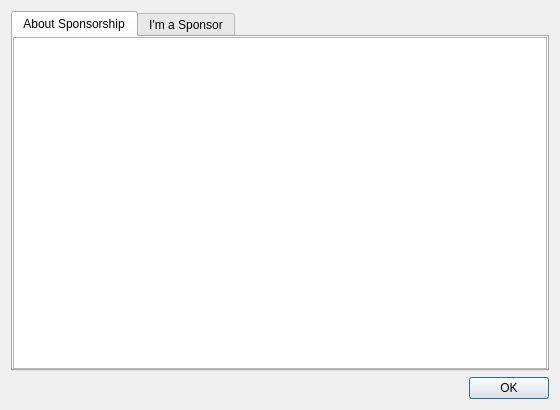
<?xml version="1.0" encoding="UTF-8"?>
<ui version="4.0">
 <class>SponsorDialog</class>
 <widget class="QDialog" name="SponsorDialog">
  <property name="geometry">
   <rect>
    <x>0</x>
    <y>0</y>
    <width>560</width>
    <height>410</height>
   </rect>
  </property>
  <property name="windowTitle">
   <string>Sponsor</string>
  </property>
  <layout class="QVBoxLayout" name="verticalLayout">
   <item>
    <widget class="QTabWidget" name="tabs">
     <property name="currentIndex">
      <number>0</number>
     </property>
     <widget class="QWidget" name="aboutTab">
      <attribute name="title">
       <string>About Sponsorship</string>
      </attribute>
      <layout class="QVBoxLayout" name="aboutLayout">
       <property name="leftMargin">
        <number>0</number>
       </property>
       <property name="topMargin">
        <number>0</number>
       </property>
       <property name="rightMargin">
        <number>0</number>
       </property>
       <property name="bottomMargin">
        <number>0</number>
       </property>
       <item>
        <widget class="QTextBrowser" name="aboutBrowser">
         <property name="openExternalLinks">
          <bool>true</bool>
         </property>
        </widget>
       </item>
      </layout>
     </widget>
     <widget class="QWidget" name="licenseTab">
      <attribute name="title">
       <string>I'm a Sponsor</string>
      </attribute>
      <layout class="QVBoxLayout" name="licenseTabLayout">
       <item>
        <widget class="QLabel" name="statusLabel">
         <property name="text">
          <string notr="true">placeholder</string>
         </property>
         <property name="wordWrap">
          <bool>true</bool>
         </property>
        </widget>
       </item>
       <item>
        <widget class="QWidget" name="licenseInfoWidget" native="true">
         <layout class="QFormLayout" name="licenseForm">
          <item row="0" column="0">
           <widget class="QLabel" name="licenseeLabel">
            <property name="text">
             <string>Licensee:</string>
            </property>
           </widget>
          </item>
          <item row="0" column="1">
           <widget class="QLabel" name="licenseeValue">
            <property name="textInteractionFlags">
             <set>Qt::TextInteractionFlag::TextSelectableByMouse</set>
            </property>
            <property name="text">
             <string notr="true">placeholder</string>
            </property>
           </widget>
          </item>
          <item row="1" column="0">
           <widget class="QLabel" name="emailLabel">
            <property name="text">
             <string>Email:</string>
            </property>
           </widget>
          </item>
          <item row="1" column="1">
           <widget class="QLabel" name="emailValue">
            <property name="textInteractionFlags">
             <set>Qt::TextInteractionFlag::TextSelectableByMouse</set>
            </property>
            <property name="text">
             <string notr="true">placeholder</string>
            </property>
           </widget>
          </item>
          <item row="2" column="0">
           <widget class="QLabel" name="issuedAtLabel">
            <property name="text">
             <string>Issued at:</string>
            </property>
           </widget>
          </item>
          <item row="2" column="1">
           <widget class="QLabel" name="issuedAtValue">
            <property name="textInteractionFlags">
             <set>Qt::TextInteractionFlag::TextSelectableByMouse</set>
            </property>
            <property name="text">
             <string notr="true">placeholder</string>
            </property>
           </widget>
          </item>
          <item row="3" column="0">
           <widget class="QLabel" name="tagsLabel">
            <property name="text">
             <string>Tags:</string>
            </property>
           </widget>
          </item>
          <item row="3" column="1">
           <widget class="QLabel" name="tagsValue">
            <property name="textInteractionFlags">
             <set>Qt::TextInteractionFlag::TextSelectableByMouse</set>
            </property>
            <property name="text">
             <string notr="true">placeholder</string>
            </property>
           </widget>
          </item>
         </layout>
        </widget>
       </item>
       <item>
        <spacer name="verticalSpacer">
         <property name="orientation">
          <enum>Qt::Orientation::Vertical</enum>
         </property>
         <property name="sizeHint" stdset="0">
          <size>
           <width>20</width>
           <height>40</height>
          </size>
         </property>
        </spacer>
       </item>
       <item>
        <layout class="QHBoxLayout" name="buttonRow">
         <item>
          <widget class="QPushButton" name="importButton">
           <property name="text">
            <string>Import License File...</string>
           </property>
           <property name="icon">
            <iconset theme="document-open"/>
           </property>
          </widget>
         </item>
         <item>
          <widget class="QPushButton" name="removeButton">
           <property name="text">
            <string>Remove Current License</string>
           </property>
           <property name="icon">
            <iconset theme="edit-delete"/>
           </property>
          </widget>
         </item>
         <item>
          <spacer name="horizontalSpacer">
           <property name="orientation">
            <enum>Qt::Orientation::Horizontal</enum>
           </property>
           <property name="sizeHint" stdset="0">
            <size>
             <width>40</width>
             <height>20</height>
            </size>
           </property>
          </spacer>
         </item>
        </layout>
       </item>
      </layout>
     </widget>
   </widget>
    </item>
    <item>
     <widget class="QDialogButtonBox" name="buttonBox">
     <property name="standardButtons">
      <set>QDialogButtonBox::StandardButton::Ok</set>
     </property>
    </widget>
   </item>
  </layout>
 </widget>
 <resources/>
 <connections>
  <connection>
   <sender>buttonBox</sender>
   <signal>accepted()</signal>
   <receiver>SponsorDialog</receiver>
   <slot>accept()</slot>
   <hints>
    <hint type="sourcelabel">
     <x>20</x>
     <y>20</y>
    </hint>
    <hint type="destinationlabel">
     <x>20</x>
     <y>20</y>
    </hint>
   </hints>
  </connection>
 </connections>
</ui>
